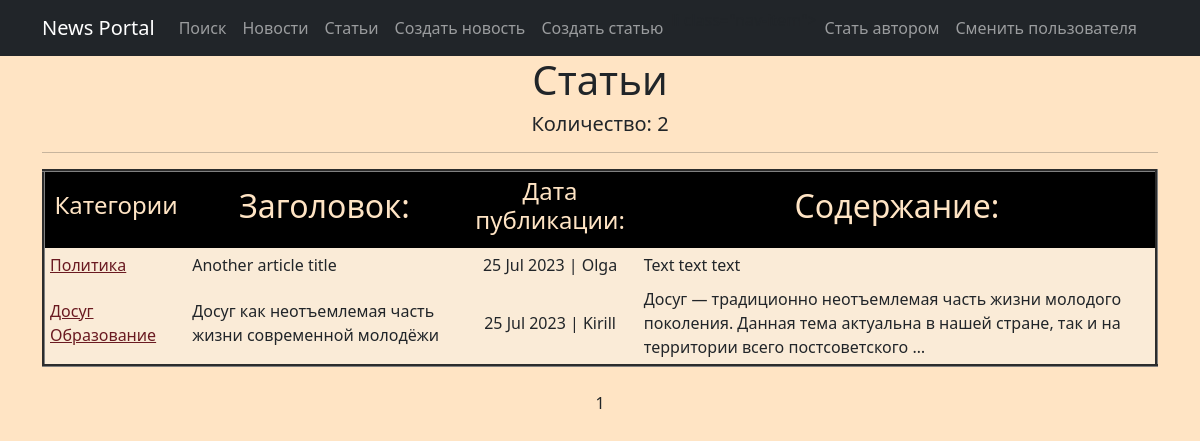
The page /newsportal/articles/ on the database as committed earlier.
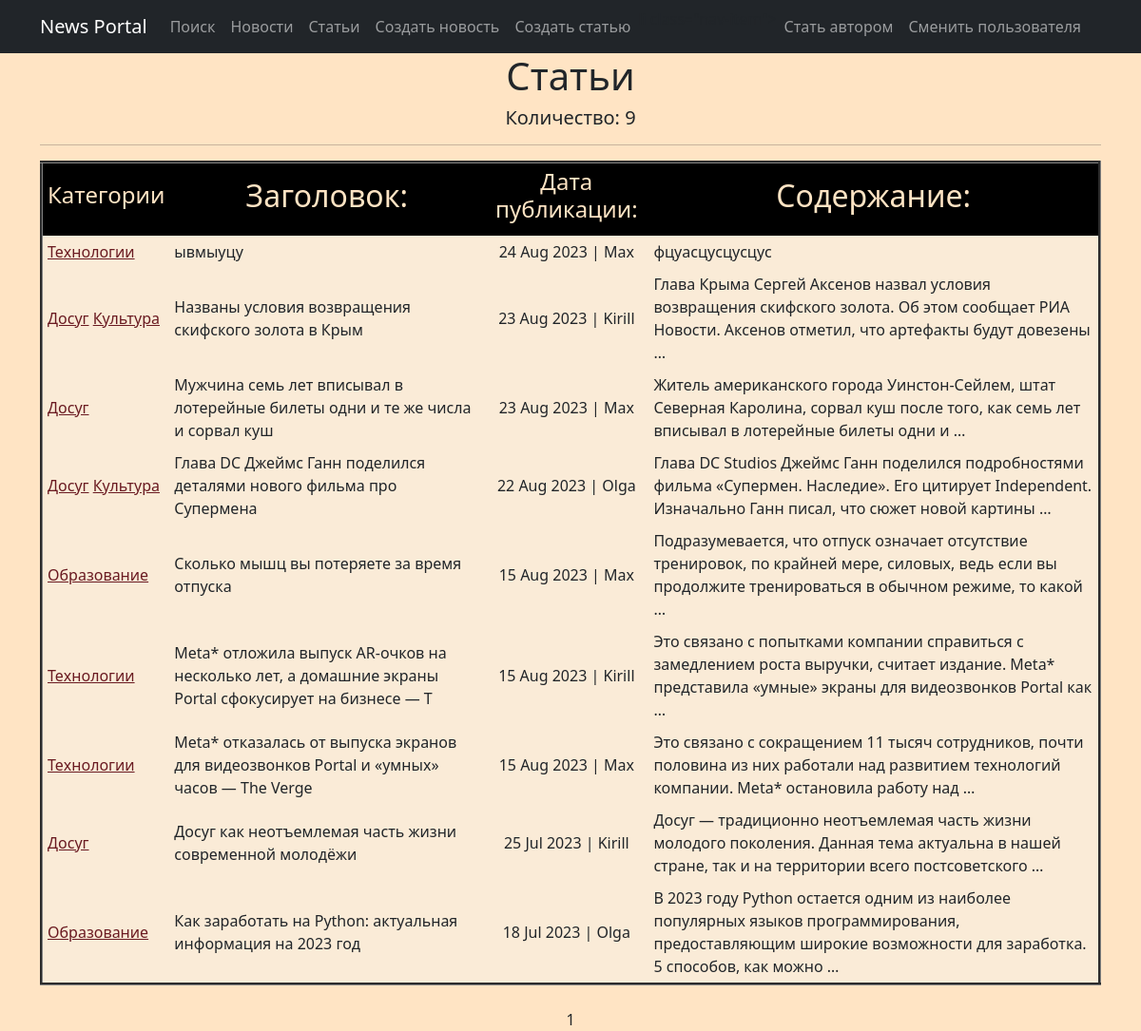
The same page on the database as committed later.
### news_db/models.py (models this page shows, shortened)
class Category(models.Model):
    name = models.CharField(max_length=255, unique=True)
    subscribers = models.ManyToManyField(User, related_name='categories')
    def __str__(self):
        return self.name.title()

class Post(models.Model):
    article = 'AR'
    news = 'NW'
    POSITIONS = [
        (article, 'Статья'),
        (news, 'Новость')
    ]
    author = models.ForeignKey(Author, on_delete=models.CASCADE)
    position = models.CharField(max_length=2, choices=POSITIONS, default=article)
    create_date = models.DateTimeField(auto_now_add=True)
    title = models.CharField(max_length=250)
    text = models.TextField()
    rate = models.IntegerField(default=0)
    category = models.ManyToManyField(Category, through='PostCategory')

class Author(models.Model):
    user = models.OneToOneField(User, on_delete=models.CASCADE)
    rate = models.IntegerField(default=0)

### news_db/views.py (the view)
# urls.py: path('articles/', ArticlesList.as_view(), name='articles_list'),
class ArticlesList(ListView):
    model = Post
    queryset = Post.objects.filter(position="AR")
    ordering = '-create_date'
    template_name = 'articles.html'
    context_object_name = 'articles'
    paginate_by = 10
    def get_context_data(self, **kwargs):
        context = super().get_context_data(**kwargs)
        context['is_not_author']= not self.request.user.groups.filter(name= 'author').exists()
        return context

### templates/articles.html (shortened to what this page needs)
{% extends 'flatpages/default.html' %}
{% load custom_filter %}
{% load custom_tags %}
{% block content %}
<h1>Статьи</h1>
{% if articles %}
<table border="3" , cellpadding="5" , bgcolor="#faebd7">
    <tr bgcolor="black" style="color: bisque">
        <td><h4>Категории</h4></td>
        <td><h2>Заголовок:</h2></td>
        <td><h4>Дата публикации:</h4></td>
        <td><h2>Содержание:</h2></td>
    </tr>
    <h5>Количество: {{ articles|length}}</h5>
    <hr>
    {% for art in articles %}
    <tr>
    <td align="left">{% for category in art.category.all %}
            <a style="color: #6a1a21" href="{% url 'categories_list' category.id %}">{{ category }}</a>
        {% endfor %}</td>
        <td align='left'><a class="nav-link" href="/newsportal/articles/{{art.pk}}">{{ art.title }}</a></td>
        <td align="center">{{ art.create_date|date:'d M Y'}} | {{ art.author.user.username }}</td>
        <td align="left"><a class="nav-link" href="/newsportal/articles/{{art.pk}}">{{ art.text|truncatewords:20 }}</a></td>
    </tr>
{%endfor%}
</table>
    <br>
{% endif %}
{{ page_obj.number }}
<br>
{% endblock content %}

### templates/flatpages/default.html (shortened to what this page needs)
<!DOCTYPE html>
<html lang="en">
<head>
    {% load static %}
    <link href="{% static 'css/styles.css' %}" rel="stylesheet"/>
</head>
<body style="background-color: bisque">
<nav class="navbar navbar-expand-lg navbar-dark bg-dark static-top">
    <div class="container">
        <a class="navbar-brand" href="/newsportal/">News Portal</a>
        <div class="collapse navbar-collapse" id="navbarResponsive">
            <ul class="navbar-nav ">
                <li class="nav-item active">
                    <a class="nav-link" href="/newsportal/search/">Поиск</a>
                </li>
                <li class="nav-item">
                    <a class="nav-link" href="/newsportal/news/">Новости</a>
                </li>
                <li class="nav-item">
                    <a class="nav-link" href="/newsportal/articles/">Статьи</a>
                </li>
                <li class="nav-item">
                    <a class="nav-link" href="/newsportal/news/create/">Создать новость</a>
                </li>
                <li class="nav-item">
                    <a class="nav-link" href="/newsportal/articles/create/">Создать статью</a>
                </li>
                {% if is_not_author %}
                    <a class="nav-link" style="align-items:flex-end" href="/newsportal/author/">Стать автором</a>
                {% endif %}
                <li class="nav-item">
                    <a class="nav-link" style="align-items: flex-end" href="/accounts/logout">Сменить пользователя</a>
                </li>
            </ul>
        </div>
    </div>
</nav>
<div class="container">
    <div class="row">
        <div class="col-lg-12 text-center">
            {% block content %}{% endblock content %}
        </div>
    </div>
</body>
</html>

Rows that differ between the two databases and show on the page:
removed Post: title "Another article title", create_date "25 Jul 2023", author.user.username "Olga", text "Text text text", Category (name "Политика")
added Post: title "ывмыуцу", create_date "24 Aug 2023", author.user.username "Max", text "фцуасцусцусцус", Category (name "Технологии")
added Post: title "Названы условия возвращения скифского золота в Крым", create_date "23 Aug 2023", author.user.username "Kirill", text "Глава Крыма Сергей Аксенов назвал условия возвращения скифского золота. Об этом сообщает РИА Новости. Аксенов отметил, что артефакты будут довезены …", Category (name "Досуг")
added Category: name "Культура"
added Post: title "Мужчина семь лет вписывал в лотерейные билеты одни и те же числа и сорвал куш", create_date "23 Aug 2023", author.user.username "Max", text "Житель американского города Уинстон-Сейлем, штат Северная Каролина, сорвал куш после того, как семь лет вписывал в лотерейные билеты одни и …", Category (name "Досуг")
added Post: title "Глава DC Джеймс Ганн поделился деталями нового фильма про Супермена", create_date "22 Aug 2023", author.user.username "Olga", text "Глава DC Studios Джеймс Ганн поделился подробностями фильма «Супермен. Наследие». Его цитирует Independent. Изначально Ганн писал, что сюжет новой картины …", Category (name "Досуг")
added Post: title "Сколько мышц вы потеряете за время отпуска", create_date "15 Aug 2023", author.user.username "Max", text "Подразумевается, что отпуск означает отсутствие тренировок, по крайней мере, силовых, ведь если вы продолжите тренироваться в обычном режиме, то какой …", Category (name "Образование")
added Post: title "Meta* отложила выпуск AR-очков на несколько лет, а домашние экраны Portal сфокусирует на бизнесе — T", create_date "15 Aug 2023", author.user.username "Kirill", text "Это связано с попытками компании справиться с замедлением роста выручки, считает издание. Meta* представила «умные» экраны для видеозвонков Portal как …", Category (name "Технологии")
added Post: title "Meta* отказалась от выпуска экранов для видеозвонков Portal и «умных» часов — The Verge", create_date "15 Aug 2023", author.user.username "Max", text "Это связано с сокращением 11 тысяч сотрудников, почти половина из них работали над развитием технологий компании. Meta* остановила работу над …", Category (name "Технологии")
changed Post "Досуг как неотъемлемая часть жизни современной молодёжи": loses Category (name "Образование")
added Post: title "Как заработать на Python: актуальная информация на 2023 год", create_date "18 Jul 2023", author.user.username "Olga", text "В 2023 году Python остается одним из наиболее популярных языков программирования, предоставляющим широкие возможности для заработка. 5 способов, как можно …", Category (name "Образование")
Other text that changed with them:
{{ articles|length }}: "2" → "9"
